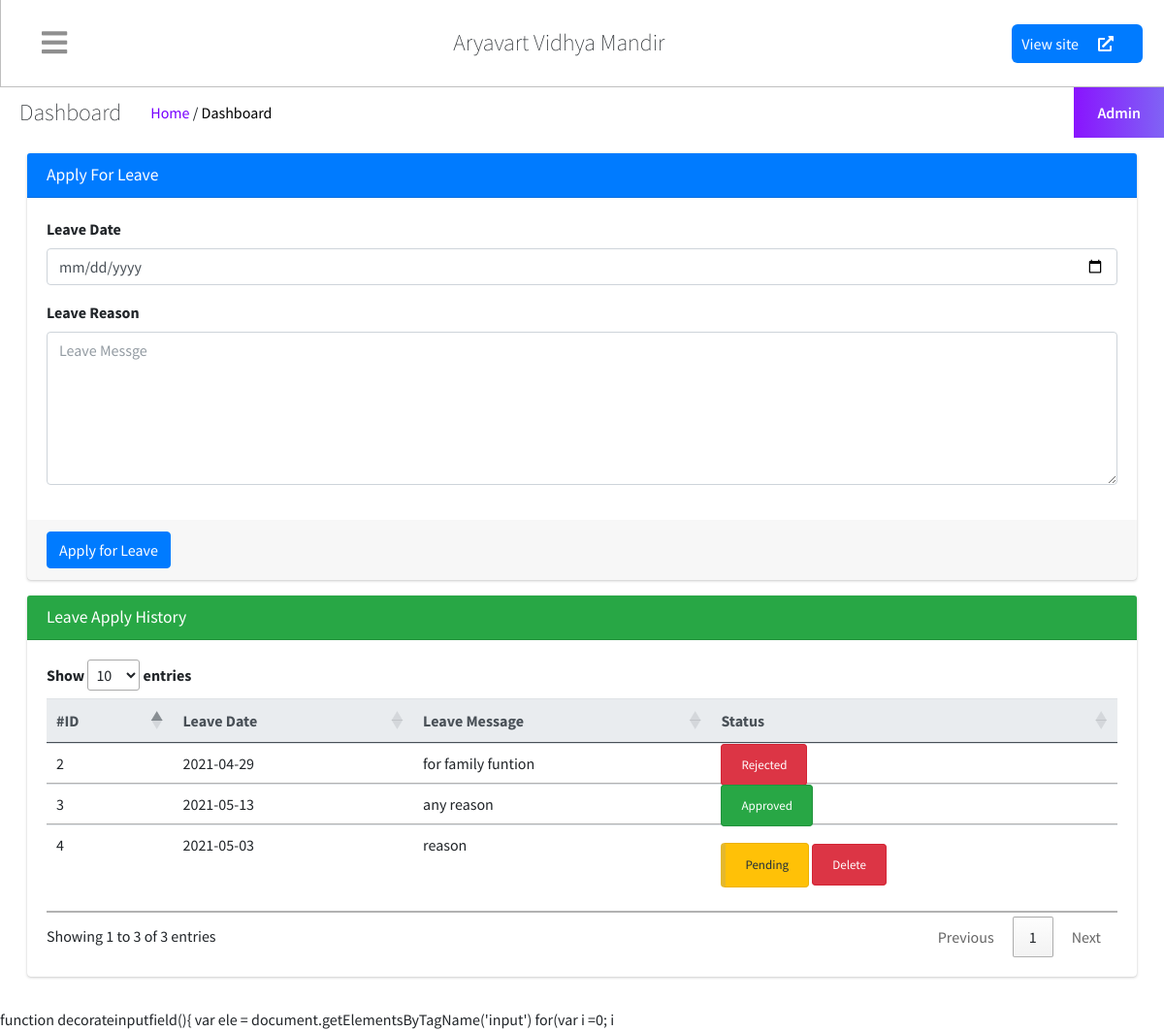
Before: /student/studentleave/ (signed in) with the older database file.
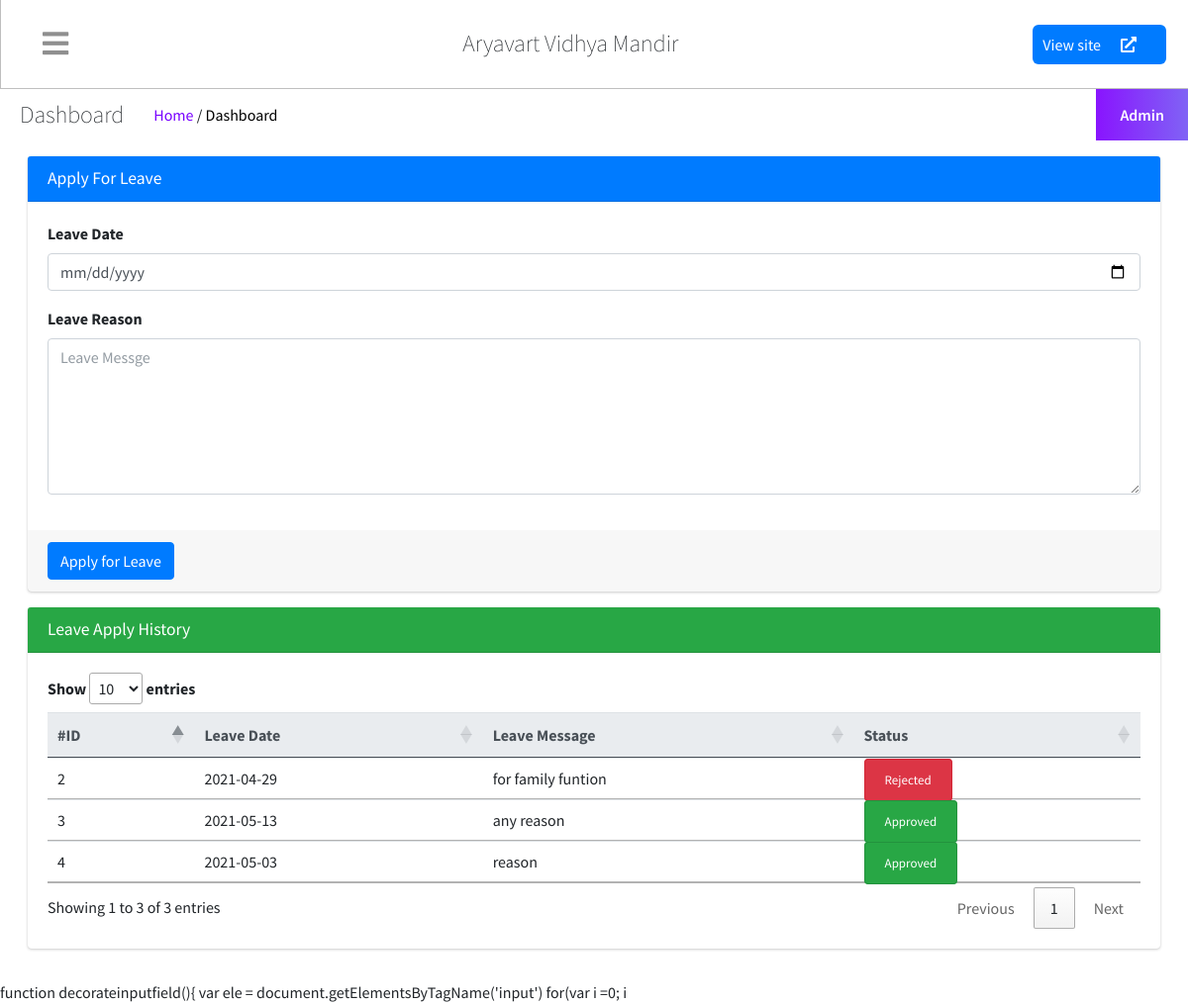
After: the same page with the newer database file.
### student/models.py (models this page shows)
class leavestudent(models.Model):
    student_id = models.ForeignKey(studentregister(), on_delete=models.CASCADE)
    leave_date = models.CharField(max_length=255)
    leave_message = models.TextField()
    leave_status = models.IntegerField(default=0)
    created_at = models.DateTimeField(auto_now_add=True)
    updated_at = models.DateTimeField(auto_now=True)

### student/views.py (the view, shortened to what this page needs)
# urls.py: path('studentleave/',views.studentleave,name='studentleave'),
def studentleave(request):
    user = studentregister.objects.get(user=request.user)
    if request.GET.get('delete') is not None:
        leavestudent.objects.get(id=request.GET.get('delete')).delete()
        messages.success(request, "Your request for leave is Deleted")
        return redirect('studentleave')
    leaveob = leavestudent.objects.filter(student_id=user.id)
    return render(request,'student/applyforleave.html',{'leave_data':leaveob})

### myapp/context_processors.py (called while the page is built)
def alltimefunc(request):
    info = schoolifo.objects.all()[0]
    return {'schoolinfo':info}

### myapp/views.py (called while the page is built)
def checkuser(request):
    user= None
    userob= None
    if staffregister.objects.filter(user = request.user.id).exists():
        userob = staffregister.objects.filter(user = request.user.id)[0]
        user = 'staff'
    if studentregister.objects.filter(user = request.user.id).exists():
        userob = studentregister.objects.filter(user = request.user.id)[0]
        user = 'student'
    if user is None and userob is None:
        logout(request)
        return redirect('index')
    return [user,userob]

### student/templates/student/applyforleave.html (shortened to what this page needs)
{% extends 'student/basic.html' %}
{% block table %}
<section class="content">
    <div class="container-fluid">
        <div class="row">
            <div class="col-md-12">
                <div class="card card-primary">
                <div class="card-header">
                    <h3 class="card-title">Apply For Leave</h3>
                </div>
                <form method="POST" action="{% url 'studentleave' %}">
                    <div class="card-body">
                        <div class="form-group">
                            <label>Leave Date </label>
                            <input type="date" name="leave_date" class="form-control" />
                        </div>
                        <div class="form-group">
                            <label>Leave Reason </label>
                            <textarea name="leave_message" class="form-control" rows="6" placeholder="Leave Messge"></textarea>
                        </div>
                    </div>
                    <div class="card-footer">
                    <button type="submit" class="btn btn-primary">Apply for Leave</button>
                    </div>
                </form>
                </div>
            </div>
        </div>
        <div class="row">
            <div class="col-md-12">
                <div class="card card-success">
                    <div class="card-header">
                        <h3 class="card-title">Leave Apply History</h3>
                    </div>
                    <div class="card-body">
                       <div class="table-responsive">
                            <table class="table">
                                <thead class="thead-light">
                                <tr>
                                    <th>#ID</th>
                                    <th>Leave Date</th>
                                    <th>Leave Message</th>
                                    <th>Status</th>
                                </tr>
                                </thead>
                                {% for leave in leave_data %}
                                <tr>
                                    <td>{{ leave.id }}</td>
                                    <td>{{ leave.leave_date }}</td>
                                    <td>{{ leave.leave_message }}</td>
                                    <td>
                                        {% if leave.leave_status == 1 %}
                                            <span class="alert alert-success">Approved</span>
                                        {% elif leave.leave_status == 2 %}
                                            <span class="alert alert-danger">Rejected</span>
                                        {% else %}
                                            <span class="alert alert-warning">Pending</span>
                                            <a href="{% url 'studentleave' %}?delete={{ leave.id }}" class="alert alert-danger">Delete</a>
                                        {% endif %}
                                    </td>
                                </tr>
                                {% endfor %}
                            </table>
                        </div>
                    </div>
                </div>
            </div>
        </div>
    </div>
  </section>
{% endblock %}

Changed rows visible on the page:
changed leavestudent "reason": leave_status "Pending Delete" → "Approved"
